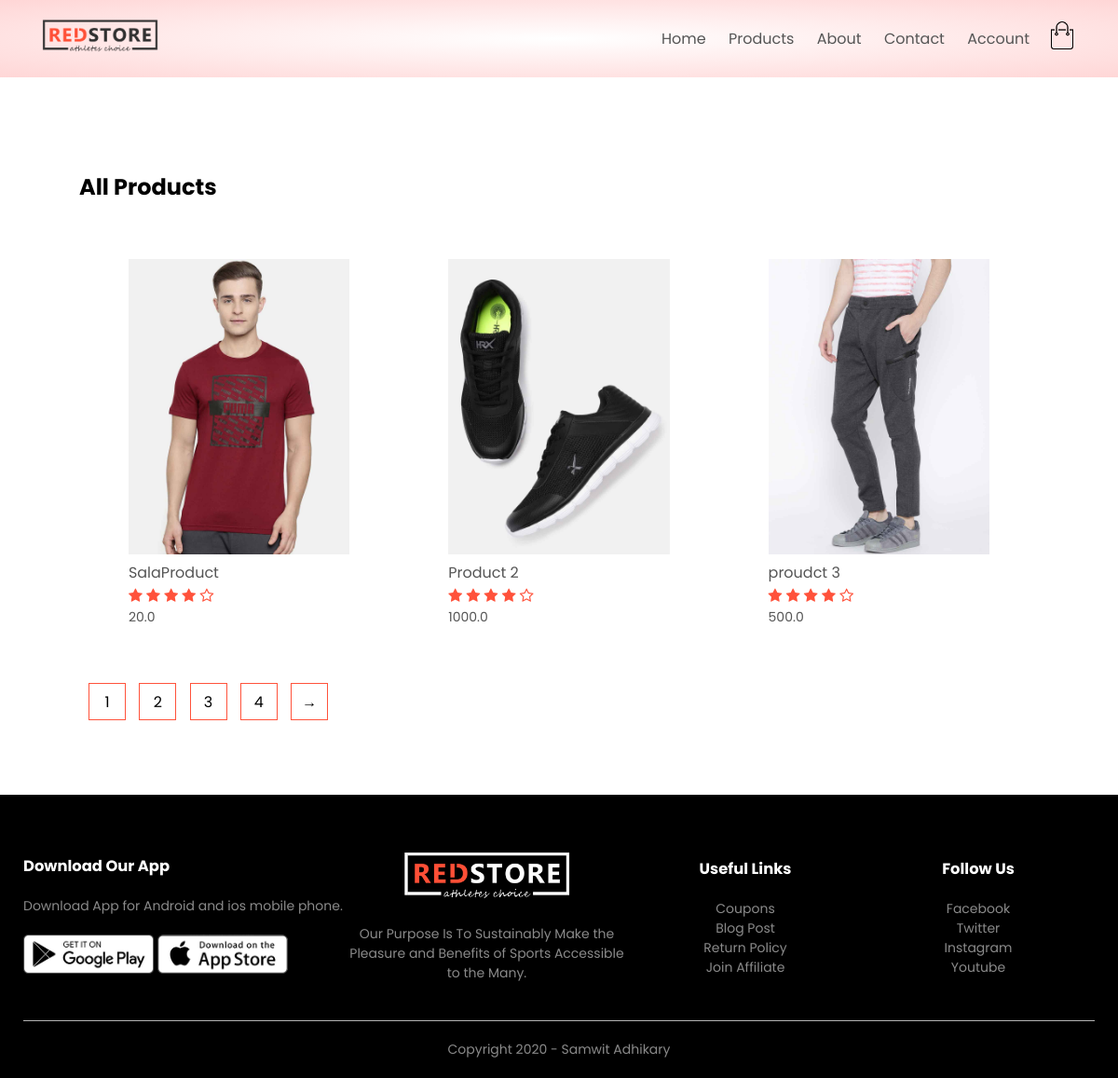
The app's page /product_list with its own data.
### products/models.py (models this page shows, shortened)
class Product (models.Model):
    Live = 1
    DELETE = 0
    DELETE_CHOICES = ((Live,'Live'),(DELETE,'Delete'))
    name = models.CharField(max_length=200)
    price = models.FloatField()
    description = models.TextField()
    image = models.ImageField(upload_to='media/')
    priority = models.IntegerField(default=0)
    delete_status = models.IntegerField(choices=DELETE_CHOICES,default = Live)
    created_at = models.DateTimeField(auto_now_add=True)
    updated_at = models.DateTimeField(auto_now=True)

### products/views.py (the view)
# urls.py: path('product_list',views.list_products,name='list_product'),
def list_products(request) :
    product_list = Product.objects.all()
    context = {'products':product_list}
    return render(request, 'products.html',context)

### products/templatetags/chunks.py (called while the page is built)
@register.filter(name='chunks')
def chunks(listed_data, chunk_size):
    for i in range(0, len(listed_data), chunk_size):
        yield listed_data[i:i + chunk_size]

### templates/products.html
{% extends 'blank_layout.html' %}
{% block content %}
{% include 'product_list.html' %}
{% endblock content %}

### templates/product_list.html
{% load static %}
{% load chunks %}
<div class="small-container">
    <div class="row row-2">
        <h2>All Products</h2>
    </div>
    {% for product_chunks in products|chunks:4 %}
    <div class="row">
        {% for product in product_chunks %}
        <div class="col-4">
            <a><img src="{{ product.image.url }}"></a>
            <h4>{{ product.name }}</h4>
            <div class="rating">
                <i class="fa fa-star"></i>
                <i class="fa fa-star"></i>
                <i class="fa fa-star"></i>
                <i class="fa fa-star"></i>
                <i class="fa fa-star-o"></i>
            </div>
            <p>{{ product.price }}</p>
        </div>
        {% endfor %}
    </div>
    {% endfor %}
    <div class="page-btn">
        <span>1</span>
        <span>2</span>
        <span>3</span>
        <span>4</span>
        <span>→</span>
    </div>
</div>

### static/css/style.css (style rules this page uses)
* { margin: 0; padding: 0; box-sizing: border-box; }
body { font-family: 'Poppins', sans-serif; }
a { text-decoration: none; color: #555; }
p { color: #555; }
.row { display: flex; align-items: center; flex-wrap: wrap; justify-content: space-around; }
.small-container { max-width: 1080px; margin: auto; padding-left: 25px; padding-right: 25px; }
.col-4 { flex-basis: 25%; padding: 10px; min-width: 200px; margin-bottom: 50px; transition: transform 0.5s; }
.col-4 img { width: 100%; }
h4 { color: #555; font-weight: normal; }
.col-4 p { font-size: 14px; }
.rating .fa { color: #ff523b; }
.row-2 { justify-content: space-between; margin: 100px auto 50px; }
.page-btn { margin: 0 auto 80px; }
.page-btn span { display: inline-block; border: 1px solid #ff523b; margin-left: 10px; width: 40px; height: 40px; text-align: center; line-height: 40px; cursor: pointer; }

### records on screen
Product: image (picture), name "SalaProduct", price "20.0"
Product: image (picture), name "Product 2", price "1000.0"
Product: image (picture), name "proudct 3", price "500.0"
